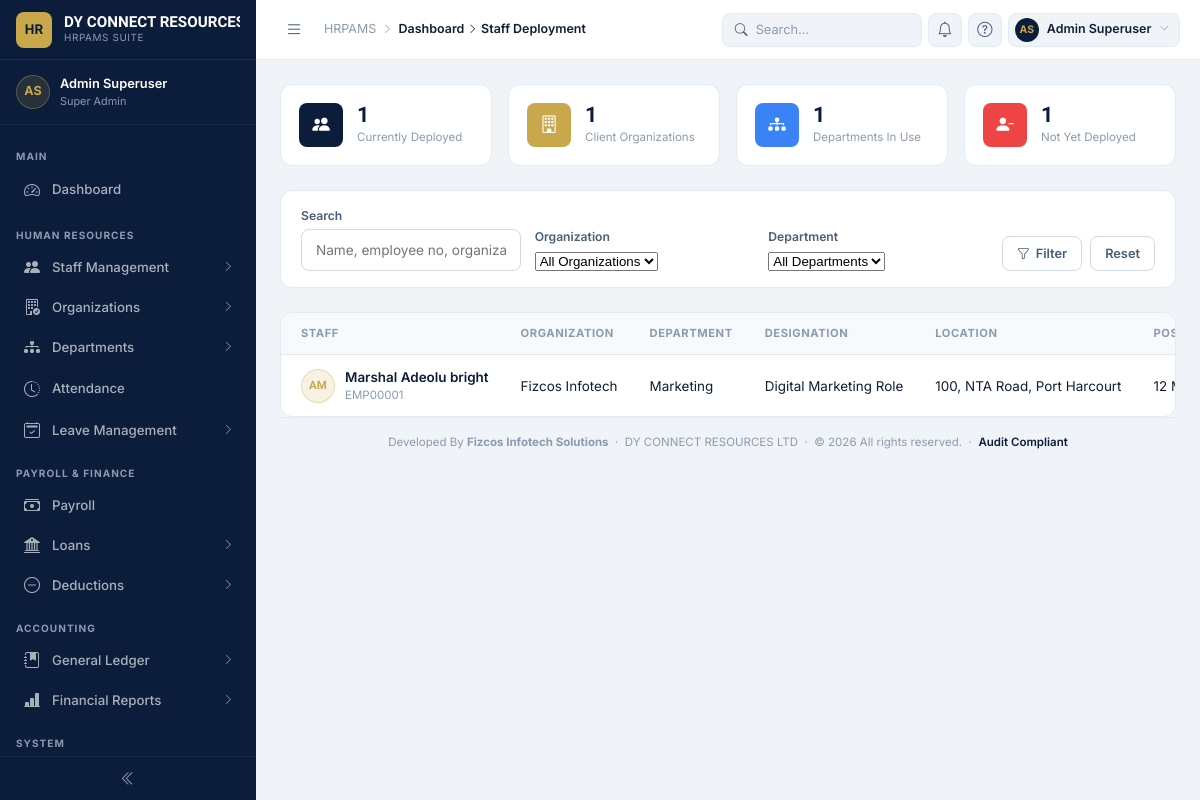
/organization/deployments/ (signed in), run on an earlier commit of the app's database.
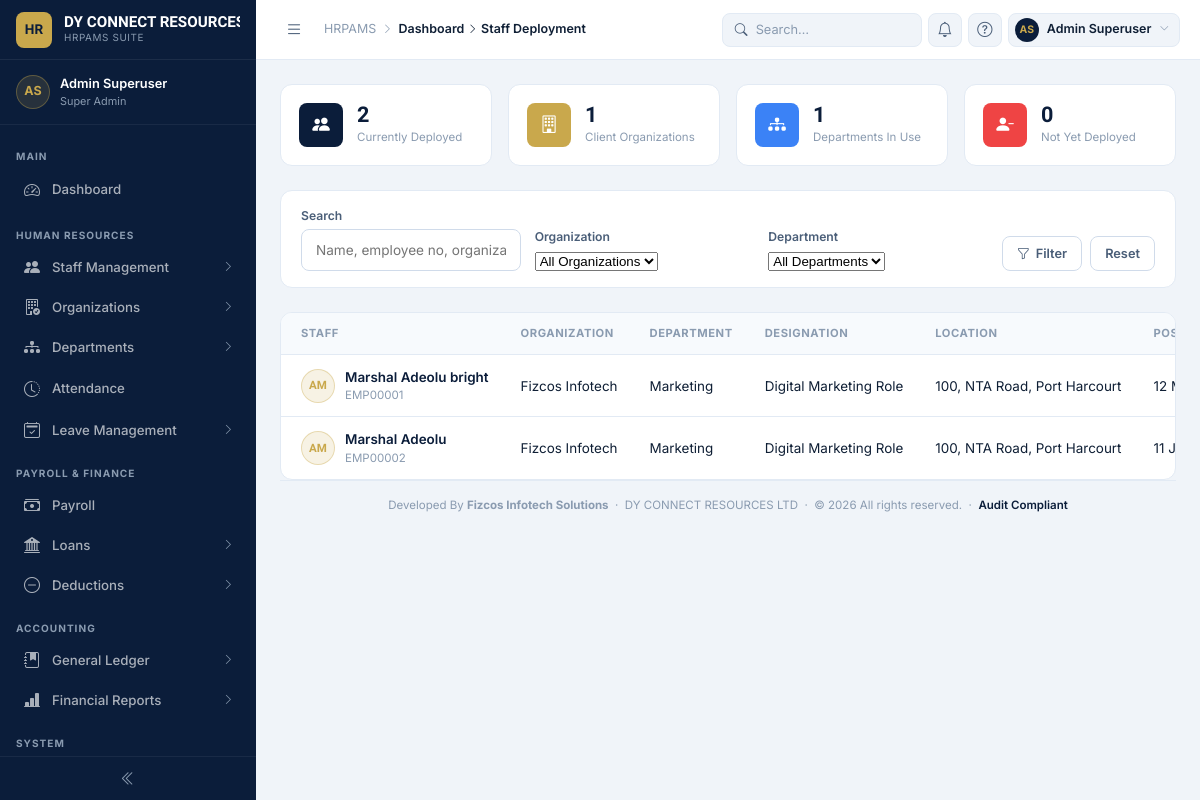
And on a later commit of the database.
### organization/models.py (models this page shows, shortened)
class StaffDeployment(AuditableModel):
    staff = models.ForeignKey(
        "employees.Staff",
        on_delete=models.PROTECT,
        related_name="deployments",
    )
    company = models.ForeignKey(
        Company,
        on_delete=models.PROTECT,
        related_name="deployments",
    )
    department = models.ForeignKey(
        Department,
        on_delete=models.PROTECT,
        related_name="deployments",
    )
    designation = models.ForeignKey(
        StaffRole,
        on_delete=models.PROTECT,
        related_name="deployments",
    )
    start_date = models.DateField()
    end_date = models.DateField(blank=True, null=True)
    is_current = models.BooleanField(default=True)
    objects = StaffDeploymentManager()
    class Meta:
        ordering = ["-is_current", "-start_date"]
        indexes = [
            models.Index(fields=["staff", "is_current"]),
            models.Index(fields=["company", "is_current"]),
        ]
        constraints = [
            models.UniqueConstraint(
                fields=["staff"],
                condition=models.Q(is_current=True),
                name="unique_current_deployment_per_staff",
            )
        ]
    @property
    def location(self) -> str:
        return self.company.address or self.company.name

class Company(AuditableModel):
    name = models.CharField(max_length=100, unique=True)
    code = models.CharField(
        max_length=20,
        unique=True,
        db_index=True,
        blank=True,
        help_text="Automatically generated if left blank (e.g. ORG0001).",
    )
    industry = models.CharField(max_length=100, blank=True)
    description = models.TextField(max_length=200, blank=True)
    address = models.CharField(
        max_length=255,
        blank=True,
        help_text="Physical address — shown as a staff member's deployment location.",
    )
    contact_person = models.CharField(max_length=150, blank=True)
    phone = models.CharField(max_length=20, blank=True)
    email = models.EmailField(blank=True)
    contract_start_date = models.DateField(null=True, blank=True)
    contract_end_date = models.DateField(null=True, blank=True)
    status = models.CharField(
        max_length=20,
        choices=OrganizationStatus.choices,
        default=OrganizationStatus.ACTIVE,
    )
    logo = models.ImageField(
        upload_to=company_logo_upload_path,
        blank=True,
        null=True,
        validators=[
            FileExtensionValidator(IMAGE_EXTENSIONS),
            validate_file_size,
        ],
        help_text="Displayed on printable reports and client-facing pages.",
    )
    notes = models.TextField(blank=True)
    slug = models.SlugField(null=True, blank=True, help_text="Do not enter anything here")
    class Meta:
        verbose_name = "Organization"
        verbose_name_plural = "Organizations"

class Department(AuditableModel):
    name = models.CharField(max_length=100, unique=True)
    description = models.TextField(max_length=200, blank=True)
    slug = models.SlugField(null=True, blank=True, help_text="Do not enter anything here")
    class Meta:
        verbose_name = "Department"
        verbose_name_plural = "Departments"

class StaffRole(AuditableModel):
    name = models.CharField(max_length=100, unique=True)
    description = models.TextField(max_length=200, blank=True)
    slug = models.SlugField(null=True, blank=True, help_text="Do not enter anything here")
    class Meta:
        verbose_name = "Employee Role"
        verbose_name_plural = "Employee Role"

### employees/models.py (models this page shows, shortened)
class Staff(models.Model):
    user = models.OneToOneField(
        User,
        on_delete=models.CASCADE,
        related_name="staff_profile",
    )
    uuid = models.UUIDField(
        default=uuid.uuid4,
        editable=False,
        unique=True,
    )
    employee_no = models.CharField(
        max_length=20,
        unique=True,
        db_index=True,
        blank=True,
        help_text="Automatically generated employee number",
    )
    middle_name = models.CharField(
        max_length=50,
        blank=True,
    )
    gender = models.CharField(
        max_length=10,
        choices=Gender.choices,
        default=Gender.MALE,
    )
    date_of_birth = models.DateField()
    state_of_origin = models.CharField(
    max_length=30,
    choices=NigerianState.choices,
    default=NigerianState.SELECT,
)
    nationality = models.CharField(
        max_length=50,
        default="Nigeria",
    )
    marital_status = models.CharField(
        max_length=20,
        choices=MaritalStatus.choices,
        default=MaritalStatus.SINGLE,
    )
    employment_type = models.CharField(
        max_length=20,
        choices=EmploymentType.choices,
        default=EmploymentType.PERMANENT,
    )
    employment_status = models.CharField(
        max_length=20,
        choices=EmploymentStatus.choices,
        default=EmploymentStatus.ACTIVE,
    )
    staff_rank = models.ForeignKey(
        StaffRank,
        on_delete=models.PROTECT,
        related_name="employees",
        blank=True,
        null=True,
    )
    date_employed = models.DateField()
    confirmation_date = models.DateField(
        blank=True,
        null=True,
    )
    phone_mobile = models.CharField(
        max_length=20,
        blank=True,
    )
    phone_home = models.CharField(
        max_length=20,
        blank=True,
    )
    official_email = models.EmailField(
        blank=True,
    )
    personal_email = models.EmailField(
        blank=True,
    )
    address = models.CharField(
        max_length=255,
        blank=True,
    )
    qualification = models.CharField(
        max_length=150,
        blank=True,
    )
    graduation_year = models.PositiveSmallIntegerField(
        blank=True,
        null=True,
    )
    institution = models.CharField(
        max_length=150,
        blank=True,
    )
    professional_body = models.CharField(
        max_length=150,
        blank=True,
    )
    guarantor_name = models.CharField(
        max_length=150,
        blank=True,
    )
    guarantor_phone = models.CharField(
        max_length=20,
        blank=True,
    )
    guarantor_email = models.EmailField(
        blank=True,
    )
    guarantor_address = models.CharField(
        max_length=255,
        blank=True,
    )
    next_of_kin_name = models.CharField(
        max_length=150,
        blank=True,
    )
    next_of_kin_phone = models.CharField(
        max_length=20,
        blank=True,
    )
    next_of_kin_address = models.CharField(
        max_length=255,
        blank=True,
    )
    notes = models.TextField(
        blank=True,
    )
    is_active = models.BooleanField(
        default=True,
    )
    created = models.DateTimeField(
        auto_now_add=True,
    )
    updated = models.DateTimeField(
        auto_now=True,
    )
    created_by = models.ForeignKey(
        User,
        on_delete=models.SET_NULL,
        related_name="staff_created",
        null=True,
        blank=True,
    )
    updated_by = models.ForeignKey(
        User,
        on_delete=models.SET_NULL,
        related_name="staff_updated",
        null=True,
        blank=True,
    )
    class Meta:
        ordering = (
            "user__last_name",
            "user__first_name",
        )
        verbose_name = "Staff"
        verbose_name_plural = "Staff"
        indexes = [
            models.Index(fields=["employee_no"]),
            models.Index(fields=["employment_status"]),
            models.Index(fields=["date_employed"]),
        ]
    @property
    def full_name(self):
        return " ".join(
            filter(
                None,
                [
                    self.user.last_name,
                    self.user.first_name,
                    self.middle_name,
                ],
            )
        )

### organization/views.py (the view)
class DeploymentListView(LoginRequiredMixin, PermissionRequiredMixin, ListView):
    model = StaffDeployment
    template_name = "organization/deployment_list.html"
    context_object_name = "deployments"
    paginate_by = 25
    permission_required = "organization.view_staffdeployment"
    def get_queryset(self):
        qs = StaffDeployment.objects.current()
        company_id = self.request.GET.get("company")
        department_id = self.request.GET.get("department")
        search_term = self.request.GET.get("q", "")
        if company_id:
            qs = qs.for_company(company_id)
        if department_id:
            qs = qs.for_department(department_id)
        if search_term:
            qs = qs.search(search_term)
        return qs.order_by("company__name", "staff__user__last_name")
    def get_context_data(self, **kwargs):
        context = super().get_context_data(**kwargs)
        current_qs = StaffDeployment.objects.current()
        deployed_staff_ids = current_qs.values_list("staff_id", flat=True)
        context["companies"] = Company.objects.order_by("name")
        context["departments"] = Department.objects.order_by("name")
        context["selected_company"] = self.request.GET.get("company", "")
        context["selected_department"] = self.request.GET.get("department", "")
        context["search_term"] = self.request.GET.get("q", "")
        context["stats"] = {
            "total_deployed": current_qs.count(),
            "total_companies": current_qs.values("company").distinct().count(),
            "total_departments": current_qs.values("department").distinct().count(),
            "unassigned_staff": Staff.objects.filter(is_active=True)
            .exclude(id__in=deployed_staff_ids)
            .count(),
        }
        return context

### dashboard/context_processors.py (called while the page is built)
def corporate_identity(request):
    try:
        identity = CorporateIdentity.get_default()
    except Exception as exc:
        logger.warning(
            "Unable to load Corporate Identity: %s",
            exc,
        )
        identity = None
    return {
        "corporate_info": identity,
    }

### dashboard/models.py (called while the page is built)
    @classmethod
    def get_default(cls) -> "CorporateIdentity | None":
        return (
            cls.objects.filter(is_default=True).first()
            or cls.objects.first()
        )

### organization/managers.py (called while the page is built)
    def with_related(self):
        return self.select_related(
            "staff",
            "staff__user",
            "staff__staff_rank",
            "company",
            "department",
            "designation",
        )

    def current(self):
        return self.filter(is_current=True, is_active=True)

    def get_queryset(self):
        return super().get_queryset().with_related()

### organization/templates/organization/deployment_list.html (shortened to what this page needs)
{% extends "dashboard/base.html" %}
{% load static %}
{% block breadcrumb %}
  <a href="{% url 'dashboard:app-home' %}" style="color:inherit">Dashboard</a>
  <i class="bi bi-chevron-right"></i>
  <span class="bc-current">Staff Deployment</span>
{% endblock %}
{% block content %}
<div class="stat-cards-row section-mb">
  <div class="stat-card">
    <div class="stat-icon" style="background:var(--navy)"><i class="bi bi-people-fill"></i></div>
    <div>
      <div class="stat-value">{{ stats.total_deployed }}</div>
      <div class="stat-label">Currently Deployed</div>
    </div>
  </div>
  <div class="stat-card">
    <div class="stat-icon" style="background:var(--gold)"><i class="bi bi-building"></i></div>
    <div>
      <div class="stat-value">{{ stats.total_companies }}</div>
      <div class="stat-label">Client Organizations</div>
    </div>
  </div>
  <div class="stat-card">
    <div class="stat-icon" style="background:#3B82F6"><i class="bi bi-diagram-3-fill"></i></div>
    <div>
      <div class="stat-value">{{ stats.total_departments }}</div>
      <div class="stat-label">Departments In Use</div>
    </div>
  </div>
  <div class="stat-card">
    <div class="stat-icon" style="background:var(--red,#EF4444)"><i class="bi bi-person-dash-fill"></i></div>
    <div>
      <div class="stat-value">{{ stats.unassigned_staff }}</div>
      <div class="stat-label">Not Yet Deployed</div>
    </div>
  </div>
</div>
<div class="card section-mb">
  <div style="padding:16px 20px">
    <form method="get" class="filter-row">
      <div class="filter-field">
        <label class="form-label">Search</label>
        <input type="text" name="q" value="{{ search_term }}" class="form-control"
               placeholder="Name, employee no, organization…">
      </div>
      <div class="filter-field">
        <label class="form-label">Organization</label>
        <select name="company" class="form-select">
          <option value="">All Organizations</option>
        </select>
      </div>
      <div class="filter-field">
        <label class="form-label">Department</label>
        <select name="department" class="form-select">
          <option value="">All Departments</option>
        </select>
      </div>
      <div class="filter-actions">
        <button type="submit" class="btn btn-outline"><i class="bi bi-funnel"></i> Filter</button>
        <a href="{% url 'organization:deployment-list' %}" class="btn btn-outline">Reset</a>
      </div>
    </form>
  </div>
</div>
<div class="card">
  <div class="table-responsive">
    <table class="data-table">
      <thead>
        <tr>
          <th>Staff</th>
          <th>Organization</th>
          <th>Department</th>
          <th>Designation</th>
          <th>Location</th>
          <th>Posted Since</th>
        </tr>
      </thead>
      <tbody>
        {% for d in deployments %}
        <tr>
          <td data-label="Staff">
            <div class="staff-cell">
              <div class="staff-avatar">{{ d.staff.user.first_name|slice:":1" }}{{ d.staff.user.last_name|slice:":1" }}</div>
              <div>
                <div class="staff-name">{{ d.staff.full_name }}</div>
                <div class="staff-sub">{{ d.staff.employee_no }}</div>
              </div>
            </div>
          </td>
          <td data-label="Organization">{{ d.company.name }}</td>
          <td data-label="Department">{{ d.department.name }}</td>
          <td data-label="Designation">{{ d.designation.name }}</td>
          <td data-label="Location">{{ d.location }}</td>
          <td data-label="Posted Since">{{ d.start_date|date:"d M Y" }}</td>
        </tr>
        {% empty %}
        <tr>
          <td colspan="7" style="text-align:center;padding:32px;color:var(--text-muted)">
            No staff deployments match your filters.
          </td>
        </tr>
        {% endfor %}
      </tbody>
    </table>
  </div>
</div>
{% endblock %}

What changed in the data, as far as the page shows it:
added StaffDeployment: staff.user.first_name "A", staff.user.last_name "M", staff.full_name "Marshal Adeolu", staff.employee_no "EMP00002", company.name "Fizcos Infotech", department.name "Marketing", designation.name "Digital Marketing Role", location "100, NTA Road, Port Harcourt", start_date "11…"
Also different on the page:
{{ stats.total_deployed }}: "1" → "2"
{{ stats.unassigned_staff }}: "1" → "0"
